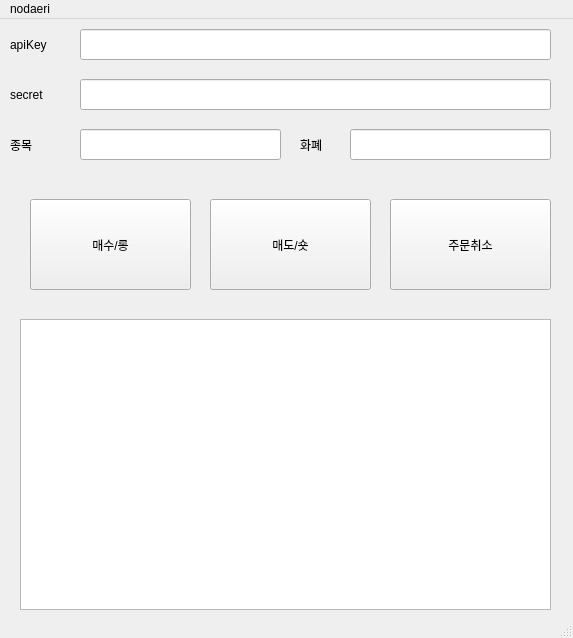
<?xml version="1.0" encoding="UTF-8"?>
<ui version="4.0">
 <class>MainWindow</class>
 <widget class="QMainWindow" name="MainWindow">
  <property name="geometry">
   <rect>
    <x>0</x>
    <y>0</y>
    <width>573</width>
    <height>638</height>
   </rect>
  </property>
  <property name="windowTitle">
   <string>MainWindow</string>
  </property>
  <widget class="QWidget" name="centralwidget">
   <widget class="QLineEdit" name="apiKey">
    <property name="geometry">
     <rect>
      <x>80</x>
      <y>10</y>
      <width>471</width>
      <height>31</height>
     </rect>
    </property>
   </widget>
   <widget class="QLineEdit" name="secret">
    <property name="geometry">
     <rect>
      <x>80</x>
      <y>60</y>
      <width>471</width>
      <height>31</height>
     </rect>
    </property>
   </widget>
   <widget class="QLabel" name="label">
    <property name="geometry">
     <rect>
      <x>10</x>
      <y>10</y>
      <width>81</width>
      <height>31</height>
     </rect>
    </property>
    <property name="text">
     <string>apiKey</string>
    </property>
   </widget>
   <widget class="QLabel" name="label_2">
    <property name="geometry">
     <rect>
      <x>10</x>
      <y>60</y>
      <width>81</width>
      <height>31</height>
     </rect>
    </property>
    <property name="text">
     <string>secret</string>
    </property>
   </widget>
   <widget class="QPushButton" name="buy">
    <property name="geometry">
     <rect>
      <x>30</x>
      <y>180</y>
      <width>161</width>
      <height>91</height>
     </rect>
    </property>
    <property name="text">
     <string>매수/롱</string>
    </property>
   </widget>
   <widget class="QPushButton" name="sell">
    <property name="geometry">
     <rect>
      <x>210</x>
      <y>180</y>
      <width>161</width>
      <height>91</height>
     </rect>
    </property>
    <property name="text">
     <string>매도/숏</string>
    </property>
   </widget>
   <widget class="QTextEdit" name="log">
    <property name="geometry">
     <rect>
      <x>20</x>
      <y>300</y>
      <width>531</width>
      <height>291</height>
     </rect>
    </property>
   </widget>
   <widget class="QLineEdit" name="symbol">
    <property name="geometry">
     <rect>
      <x>80</x>
      <y>110</y>
      <width>201</width>
      <height>31</height>
     </rect>
    </property>
   </widget>
   <widget class="QLineEdit" name="ticker">
    <property name="geometry">
     <rect>
      <x>350</x>
      <y>110</y>
      <width>201</width>
      <height>31</height>
     </rect>
    </property>
   </widget>
   <widget class="QLabel" name="label_3">
    <property name="geometry">
     <rect>
      <x>10</x>
      <y>110</y>
      <width>81</width>
      <height>31</height>
     </rect>
    </property>
    <property name="text">
     <string>종목</string>
    </property>
   </widget>
   <widget class="QLabel" name="label_4">
    <property name="geometry">
     <rect>
      <x>300</x>
      <y>110</y>
      <width>81</width>
      <height>31</height>
     </rect>
    </property>
    <property name="text">
     <string>화폐</string>
    </property>
   </widget>
   <widget class="QPushButton" name="cancel_btn">
    <property name="geometry">
     <rect>
      <x>390</x>
      <y>180</y>
      <width>161</width>
      <height>91</height>
     </rect>
    </property>
    <property name="text">
     <string>주문취소</string>
    </property>
   </widget>
  </widget>
  <widget class="QMenuBar" name="menubar">
   <property name="geometry">
    <rect>
     <x>0</x>
     <y>0</y>
     <width>573</width>
     <height>21</height>
    </rect>
   </property>
   <widget class="QMenu" name="menunodaeri">
    <property name="title">
     <string>nodaeri</string>
    </property>
   </widget>
   <addaction name="menunodaeri"/>
  </widget>
  <widget class="QStatusBar" name="statusbar"/>
 </widget>
 <resources/>
 <connections/>
</ui>
